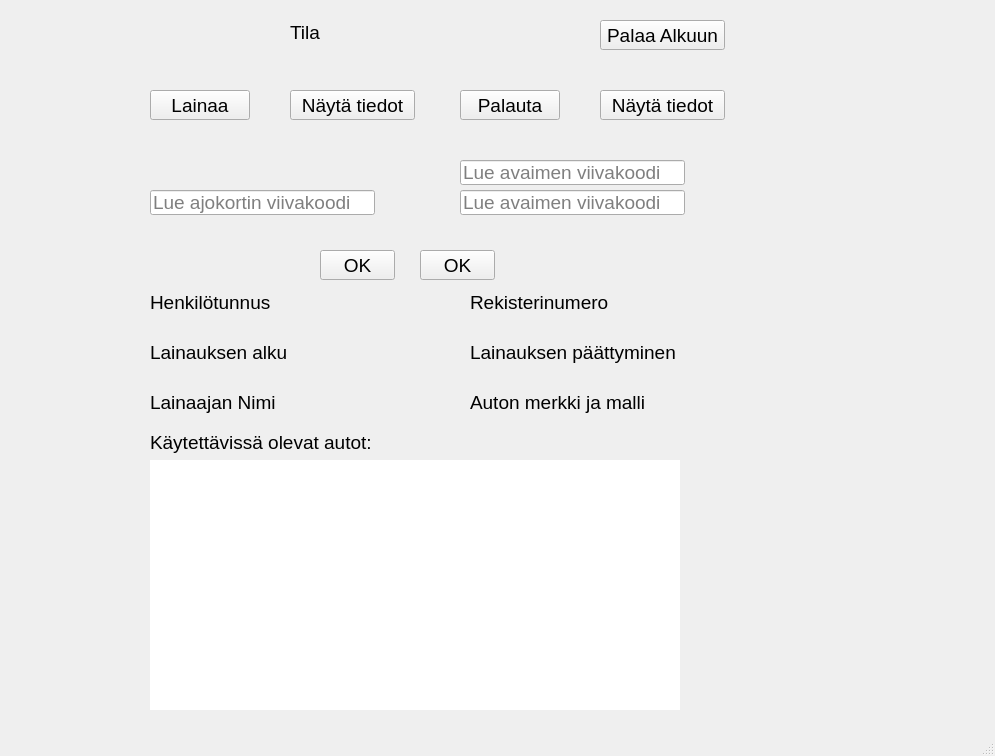
<?xml version="1.0" encoding="UTF-8"?>
<ui version="4.0">
 <class>MainWindow</class>
 <widget class="QMainWindow" name="MainWindow">
  <property name="geometry">
   <rect>
    <x>0</x>
    <y>0</y>
    <width>995</width>
    <height>756</height>
   </rect>
  </property>
  <property name="windowTitle">
   <string>MainWindow</string>
  </property>
  <widget class="QWidget" name="centralwidget">
   <widget class="QPushButton" name="lainaaPushButton">
    <property name="geometry">
     <rect>
      <x>150</x>
      <y>90</y>
      <width>100</width>
      <height>30</height>
     </rect>
    </property>
    <property name="font">
     <font>
      <pointsize>14</pointsize>
     </font>
    </property>
    <property name="text">
     <string>Lainaa</string>
    </property>
   </widget>
   <widget class="QPushButton" name="palautaPushButton">
    <property name="geometry">
     <rect>
      <x>460</x>
      <y>90</y>
      <width>100</width>
      <height>30</height>
     </rect>
    </property>
    <property name="font">
     <font>
      <pointsize>14</pointsize>
     </font>
    </property>
    <property name="text">
     <string>Palauta</string>
    </property>
   </widget>
   <widget class="QLabel" name="hetuLabel">
    <property name="geometry">
     <rect>
      <x>150</x>
      <y>290</y>
      <width>150</width>
      <height>25</height>
     </rect>
    </property>
    <property name="font">
     <font>
      <pointsize>14</pointsize>
     </font>
    </property>
    <property name="text">
     <string>Henkilötunnus</string>
    </property>
   </widget>
   <widget class="QLabel" name="rekisteriNrLabel">
    <property name="geometry">
     <rect>
      <x>470</x>
      <y>290</y>
      <width>150</width>
      <height>25</height>
     </rect>
    </property>
    <property name="font">
     <font>
      <pointsize>14</pointsize>
     </font>
    </property>
    <property name="text">
     <string>Rekisterinumero</string>
    </property>
   </widget>
   <widget class="QLineEdit" name="ajokorttiLineEdit">
    <property name="geometry">
     <rect>
      <x>150</x>
      <y>190</y>
      <width>225</width>
      <height>25</height>
     </rect>
    </property>
    <property name="font">
     <font>
      <pointsize>14</pointsize>
     </font>
    </property>
    <property name="placeholderText">
     <string>Lue ajokortin viivakoodi</string>
    </property>
   </widget>
   <widget class="QLineEdit" name="lainausAvainLineEdit">
    <property name="geometry">
     <rect>
      <x>460</x>
      <y>190</y>
      <width>225</width>
      <height>25</height>
     </rect>
    </property>
    <property name="font">
     <font>
      <pointsize>14</pointsize>
     </font>
    </property>
    <property name="placeholderText">
     <string>Lue avaimen viivakoodi</string>
    </property>
   </widget>
   <widget class="QLabel" name="tilaLabel">
    <property name="geometry">
     <rect>
      <x>290</x>
      <y>20</y>
      <width>175</width>
      <height>25</height>
     </rect>
    </property>
    <property name="font">
     <font>
      <pointsize>14</pointsize>
     </font>
    </property>
    <property name="text">
     <string>Tila</string>
    </property>
   </widget>
   <widget class="QPushButton" name="naytaLainausTiedotPushButton">
    <property name="geometry">
     <rect>
      <x>290</x>
      <y>90</y>
      <width>125</width>
      <height>30</height>
     </rect>
    </property>
    <property name="font">
     <font>
      <pointsize>14</pointsize>
     </font>
    </property>
    <property name="text">
     <string>Näytä tiedot</string>
    </property>
   </widget>
   <widget class="QPushButton" name="okLainaaPushButton">
    <property name="geometry">
     <rect>
      <x>320</x>
      <y>250</y>
      <width>75</width>
      <height>30</height>
     </rect>
    </property>
    <property name="font">
     <font>
      <pointsize>14</pointsize>
     </font>
    </property>
    <property name="text">
     <string>OK</string>
    </property>
   </widget>
   <widget class="QPushButton" name="alkuunPushButton">
    <property name="geometry">
     <rect>
      <x>600</x>
      <y>20</y>
      <width>125</width>
      <height>30</height>
     </rect>
    </property>
    <property name="font">
     <font>
      <pointsize>14</pointsize>
     </font>
    </property>
    <property name="text">
     <string>Palaa Alkuun</string>
    </property>
   </widget>
   <widget class="QLabel" name="alkuLabel">
    <property name="geometry">
     <rect>
      <x>150</x>
      <y>340</y>
      <width>225</width>
      <height>25</height>
     </rect>
    </property>
    <property name="font">
     <font>
      <pointsize>14</pointsize>
     </font>
    </property>
    <property name="text">
     <string>Lainauksen alku</string>
    </property>
   </widget>
   <widget class="QLabel" name="paattyminenLabel">
    <property name="geometry">
     <rect>
      <x>470</x>
      <y>340</y>
      <width>225</width>
      <height>25</height>
     </rect>
    </property>
    <property name="font">
     <font>
      <pointsize>14</pointsize>
     </font>
    </property>
    <property name="text">
     <string>Lainauksen päättyminen</string>
    </property>
   </widget>
   <widget class="QLabel" name="nimiLabel">
    <property name="geometry">
     <rect>
      <x>150</x>
      <y>390</y>
      <width>225</width>
      <height>25</height>
     </rect>
    </property>
    <property name="font">
     <font>
      <pointsize>14</pointsize>
     </font>
    </property>
    <property name="text">
     <string>Lainaajan Nimi</string>
    </property>
   </widget>
   <widget class="QLabel" name="autoLabel">
    <property name="geometry">
     <rect>
      <x>470</x>
      <y>390</y>
      <width>225</width>
      <height>25</height>
     </rect>
    </property>
    <property name="font">
     <font>
      <pointsize>14</pointsize>
     </font>
    </property>
    <property name="text">
     <string>Auton merkki ja malli </string>
    </property>
   </widget>
   <widget class="QTableWidget" name="vapaatAutotTableWidget">
    <property name="geometry">
     <rect>
      <x>150</x>
      <y>460</y>
      <width>530</width>
      <height>250</height>
     </rect>
    </property>
    <property name="frameShape">
     <enum>QFrame::NoFrame</enum>
    </property>
    <property name="lineWidth">
     <number>0</number>
    </property>
    <property name="showGrid">
     <bool>false</bool>
    </property>
    <property name="wordWrap">
     <bool>false</bool>
    </property>
    <property name="cornerButtonEnabled">
     <bool>false</bool>
    </property>
    <property name="rowCount">
     <number>8</number>
    </property>
    <property name="columnCount">
     <number>5</number>
    </property>
    <attribute name="horizontalHeaderVisible">
     <bool>false</bool>
    </attribute>
    <attribute name="horizontalHeaderHighlightSections">
     <bool>false</bool>
    </attribute>
    <attribute name="verticalHeaderVisible">
     <bool>false</bool>
    </attribute>
    <attribute name="verticalHeaderHighlightSections">
     <bool>false</bool>
    </attribute>
    <row/>
    <row/>
    <row/>
    <row/>
    <row/>
    <row/>
    <row/>
    <row/>
    <column/>
    <column/>
    <column/>
    <column/>
    <column/>
   </widget>
   <widget class="QLabel" name="vapaatAutotTitlelabel">
    <property name="geometry">
     <rect>
      <x>150</x>
      <y>430</y>
      <width>225</width>
      <height>25</height>
     </rect>
    </property>
    <property name="font">
     <font>
      <pointsize>14</pointsize>
     </font>
    </property>
    <property name="text">
     <string>Käytettävissä olevat autot:</string>
    </property>
   </widget>
   <widget class="QPushButton" name="okPalautaPushButton">
    <property name="geometry">
     <rect>
      <x>420</x>
      <y>250</y>
      <width>75</width>
      <height>30</height>
     </rect>
    </property>
    <property name="font">
     <font>
      <pointsize>14</pointsize>
     </font>
    </property>
    <property name="text">
     <string>OK</string>
    </property>
   </widget>
   <widget class="QPushButton" name="naytaPalautusTiedotPushButton">
    <property name="geometry">
     <rect>
      <x>600</x>
      <y>90</y>
      <width>125</width>
      <height>30</height>
     </rect>
    </property>
    <property name="font">
     <font>
      <pointsize>14</pointsize>
     </font>
    </property>
    <property name="text">
     <string>Näytä tiedot</string>
    </property>
   </widget>
   <widget class="QLineEdit" name="palautusAvainLineEdit">
    <property name="geometry">
     <rect>
      <x>460</x>
      <y>160</y>
      <width>225</width>
      <height>25</height>
     </rect>
    </property>
    <property name="font">
     <font>
      <pointsize>14</pointsize>
     </font>
    </property>
    <property name="placeholderText">
     <string>Lue avaimen viivakoodi</string>
    </property>
   </widget>
  </widget>
  <widget class="QMenuBar" name="menubar">
   <property name="geometry">
    <rect>
     <x>0</x>
     <y>0</y>
     <width>995</width>
     <height>21</height>
    </rect>
   </property>
  </widget>
  <widget class="QStatusBar" name="statusbar"/>
 </widget>
 <resources/>
 <connections>
  <connection>
   <sender>ajokorttiLineEdit</sender>
   <signal>textEdited(QString)</signal>
   <receiver>hetuLabel</receiver>
   <slot>setText(QString)</slot>
   <hints>
    <hint type="sourcelabel">
     <x>222</x>
     <y>232</y>
    </hint>
    <hint type="destinationlabel">
     <x>231</x>
     <y>335</y>
    </hint>
   </hints>
  </connection>
  <connection>
   <sender>lainausAvainLineEdit</sender>
   <signal>textEdited(QString)</signal>
   <receiver>rekisteriNrLabel</receiver>
   <slot>setText(QString)</slot>
   <hints>
    <hint type="sourcelabel">
     <x>542</x>
     <y>221</y>
    </hint>
    <hint type="destinationlabel">
     <x>544</x>
     <y>335</y>
    </hint>
   </hints>
  </connection>
  <connection>
   <sender>palautusAvainLineEdit</sender>
   <signal>textEdited(QString)</signal>
   <receiver>rekisteriNrLabel</receiver>
   <slot>setText(QString)</slot>
   <hints>
    <hint type="sourcelabel">
     <x>621</x>
     <y>193</y>
    </hint>
    <hint type="destinationlabel">
     <x>577</x>
     <y>312</y>
    </hint>
   </hints>
  </connection>
 </connections>
</ui>
